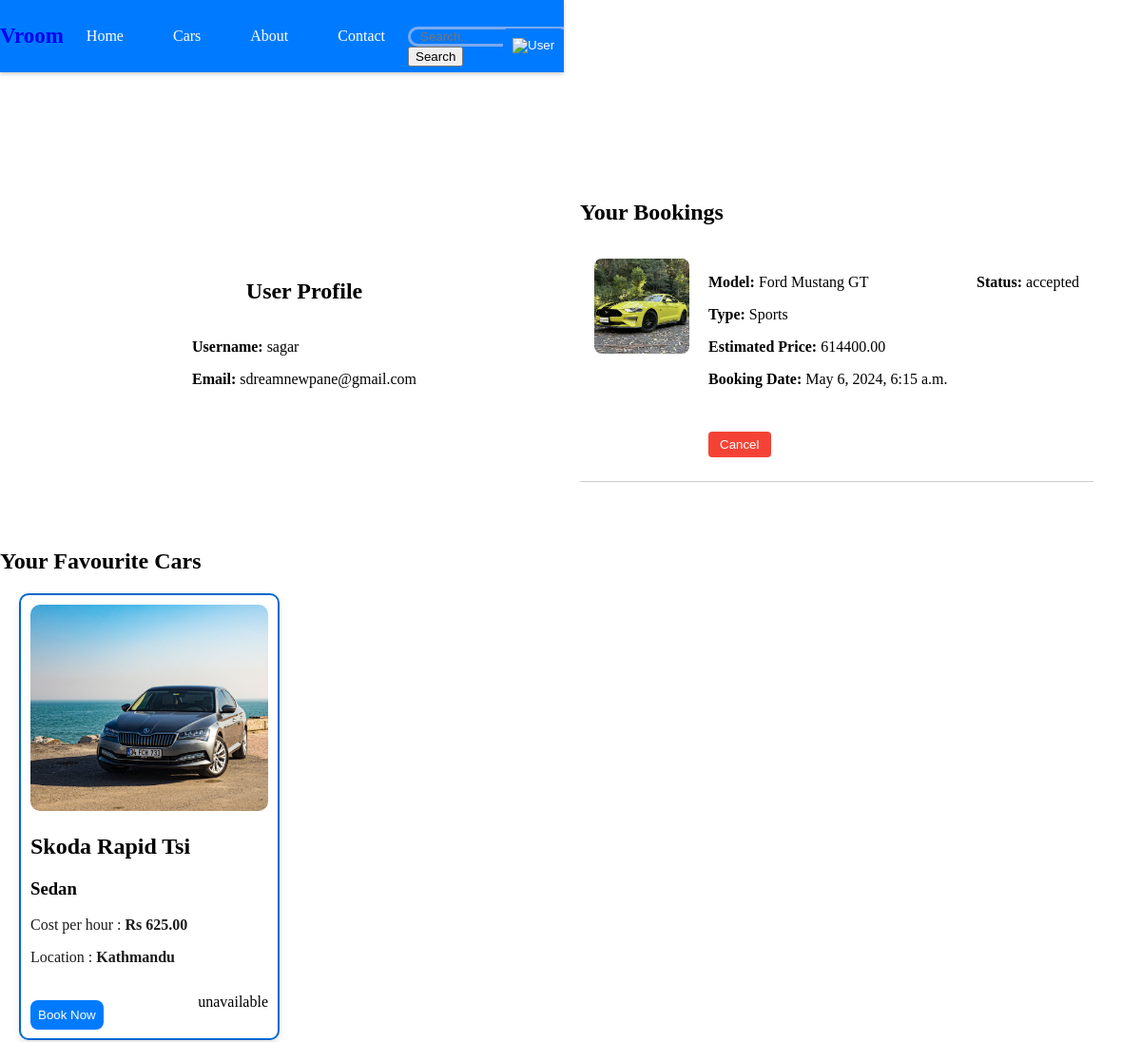
Page /cars/view_bookings/ (signed in, upper part) on the earlier database version.
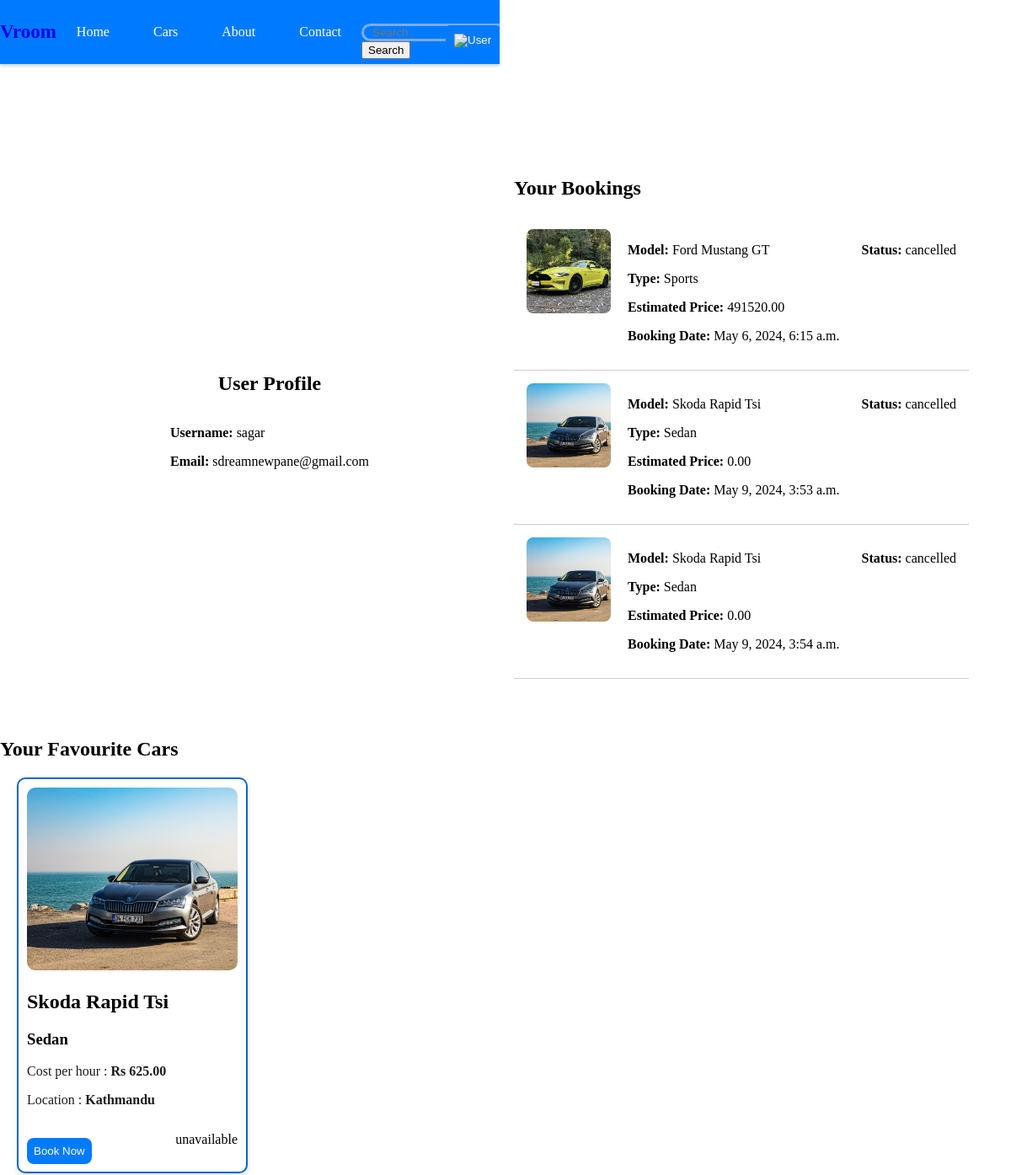
Same page on the later database version.
### booking/models.py (models this page shows, shortened)
class Booking(models.Model):
    STATUS_CHOICES = [
        ('pending', 'Pending'),
        ('accepted', 'Accepted'),
        ('returned', 'Returned'),
        ('rejected', 'Rejected'),
        ('cancelled', 'Cancelled'),
    ]
    user = models.ForeignKey(CustomUser, on_delete=models.CASCADE)
    car = models.ForeignKey(Car, on_delete=models.CASCADE)
    booking_date = models.DateTimeField(auto_now_add=True)  # Removed auto_now_add=True
    status = models.CharField(max_length=20, choices=STATUS_CHOICES, default='pending')
    estimated_price = models.DecimalField(max_digits=10, decimal_places=2, blank=True, null=True)
    drop_off_date = models.DateTimeField(default=datetime.now)
    pick_up_date = models.DateTimeField(default=datetime.now)

class Car(models.Model):
    AVAILABILITY_CHOICES = [
        ('available', 'Available'),
        ('unavailable', 'Unavailable'),
        ('maintenance', 'Maintenance'),
    ]
    LOCATION_CHOICES = [('Kathmandu','Kathmandu'),('Pokhara','Pokhara')]
    TYPES = [('Sedan','Sedan'),('Sports','Sports'),('SUV','SUV'),('EV','EV'),('MPV','MPV')]
    car_location = models.CharField(max_length=100, choices=LOCATION_CHOICES)
    availability = models.CharField(max_length=20, choices=AVAILABILITY_CHOICES, default='available')
    image = models.ImageField(upload_to='car_images/', blank=True, null=True)
    hourly_rate = models.DecimalField(max_digits=10, decimal_places=2)
    type = models.CharField(max_length=20, choices=TYPES, default='Unknown')
    model = models.CharField(max_length=100)
    mileage = models.DecimalField(max_digits=5, decimal_places=2, default=0.0)
    transmission = models.CharField(max_length=50)
    seats = models.IntegerField(default=0)
    luggage = models.IntegerField(default=0)
    fuel = models.CharField(max_length=50)

### accounts/models.py (models this page shows, shortened)
class Favourite(models.Model):
    user = models.ForeignKey('accounts.CustomUser', on_delete=models.CASCADE)
    car = models.ForeignKey('booking.Car', on_delete=models.CASCADE)
    class Meta:
        unique_together = ('user', 'car')

### booking/views.py (the view)
# urls.py: path('view_bookings/', view_bookings, name='view_bookings'),
@login_required(login_url='login')
def view_bookings(request):
    bookings = Booking.objects.filter(user=request.user)
    favourites = Favourite.objects.filter(user=request.user)
    try:
        id_verification = IDVerification.objects.get(user=request.user)
        id_verification_status = id_verification.status == 'verified'
    except IDVerification.DoesNotExist:
        id_verification_status = False
    return render(request, 'userprofile.html', {'bookings': bookings, 'user': request.user, 'id_verification_status': id_verification_status, 'favourites': favourites})

### booking/context_processors.py (called while the page is built)
def new_requests(request):
    return {
        'new_booking_requests': Booking.objects.filter(status='pending').count(),
        'new_verification_requests': IDVerification.objects.filter(status='pending').count(),
    }

### templates/userprofile.html (shortened to what this page needs)
{% extends "base.html" %}
{% load static %}
{% block head %}
<link rel="stylesheet" href="{% static 'style.css' %}">
<link rel="stylesheet" href="{% static 'userprofile.css' %}">
<link rel="stylesheet" href="https://cdnjs.cloudflare.com/ajax/libs/font-awesome/6.0.0-beta3/css/all.min.css"
 />
<link rel="stylesheet" href="https://cdn.jsdelivr.net/npm/flatpickr/dist/flatpickr.min.css">
{% endblock %}
{% block content %}
<div class="user-profile-container">
    <div class="user-info-container">
        <div class="user-info">
            <h2>User Profile</h2>
            <div class="info">
                <p><strong>Username:</strong> {{user.username}}</p>
                <p><strong>Email:</strong> {{user.email}}</p>
            </div>
        </div>
    </div>
    <div class="booking-history-container">
        <div class="booking-history">
            <h2>Your Bookings</h2>
            {% for booking in bookings %}
            <div class="booking">
                <img src="{{ booking.car.image.url }}" alt="{{ booking.car.model }}" width="100" />
                <div class="details">
                    <p><strong>Model:</strong> {{ booking.car.model }}</p>
                    <p><strong>Type:</strong> {{ booking.car.type }}</p>
                    <p><strong>Estimated Price:</strong> {{ booking.estimated_price }}</p>
                    <p><strong>Booking Date:</strong> {{ booking.booking_date }}</p>
                    {% if booking.status == 'accepted' %}
                    <button class="cancel-btn" data-booking-id="{{ booking.id }}">Cancel</button>
                    {% endif %}
                </div>
                <p class="status"><strong>Status:</strong> {{ booking.status }}</p>
            </div>
            {% endfor %}
        </div>
    </div>
</div>
<div class="favourite-cars-container">
    <h2>Your Favourite Cars</h2>
    {% for favourite in favourites %}
    <div class="car">
        <img src="{{ favourite.car.image.url }}" alt="{{ favourite.car.model }}" width="100" />
        <h2>{{ favourite.car.model }}</h2>
        <h3>{{ favourite.car.type }}</h3>
        <p style="color: rgb(27, 27, 27);">Cost per hour : <strong>Rs {{ favourite.car.hourly_rate }}</strong></p>
        <p style="color: rgb(27, 27, 27);">Location : <strong>{{ favourite.car.car_location }}</strong></p>
        <div style="display: flex; justify-content: space-between; align-items: center; height: 50px;">
            <a href="{% url 'bookings' favourite.car.id %}"><button type="button"
                    style="background-color: #007bff; border-radius: 8px; padding: 8px; color: white;">Book
                    Now</button></a>
            <p class="availability {{ favourite.car.availability|lower }}">{{ favourite.car.availability }}</p>
        </div>
    </div>
    {% empty %}
    <p>You have no favourite cars.</p>
    {% endfor %}
</div>
{% endblock %}

Differences in the rows shown:
changed Booking "May 6, 2024, 6:15 a.m.": estimated_price "614400.00" → "491520.00"; status "accepted" → "cancelled"; no longer shows "Cancel"
added Booking: car.image (picture), car.model "Skoda Rapid Tsi", car.type "Sedan", estimated_price "0.00", booking_date "May 9, 2024, 3:53 a.m.", status "cancelled"
added Booking: car.image (picture), car.model "Skoda Rapid Tsi", car.type "Sedan", estimated_price "0.00", booking_date "May 9, 2024, 3:54 a.m.", status "cancelled"
